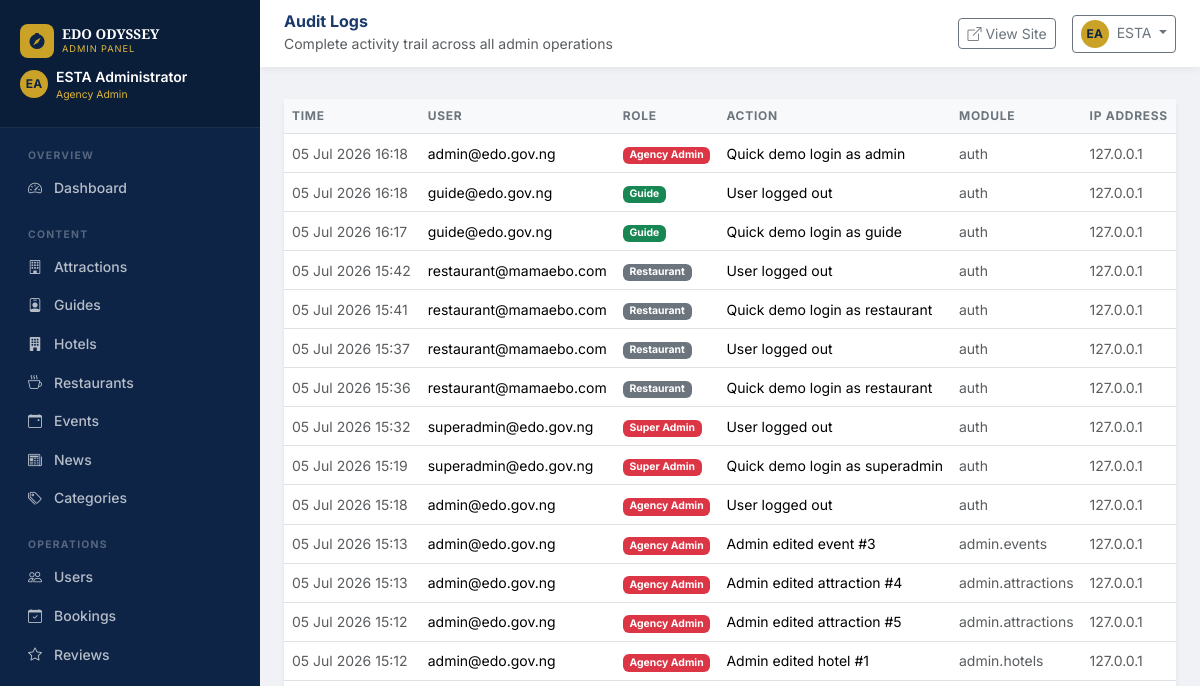
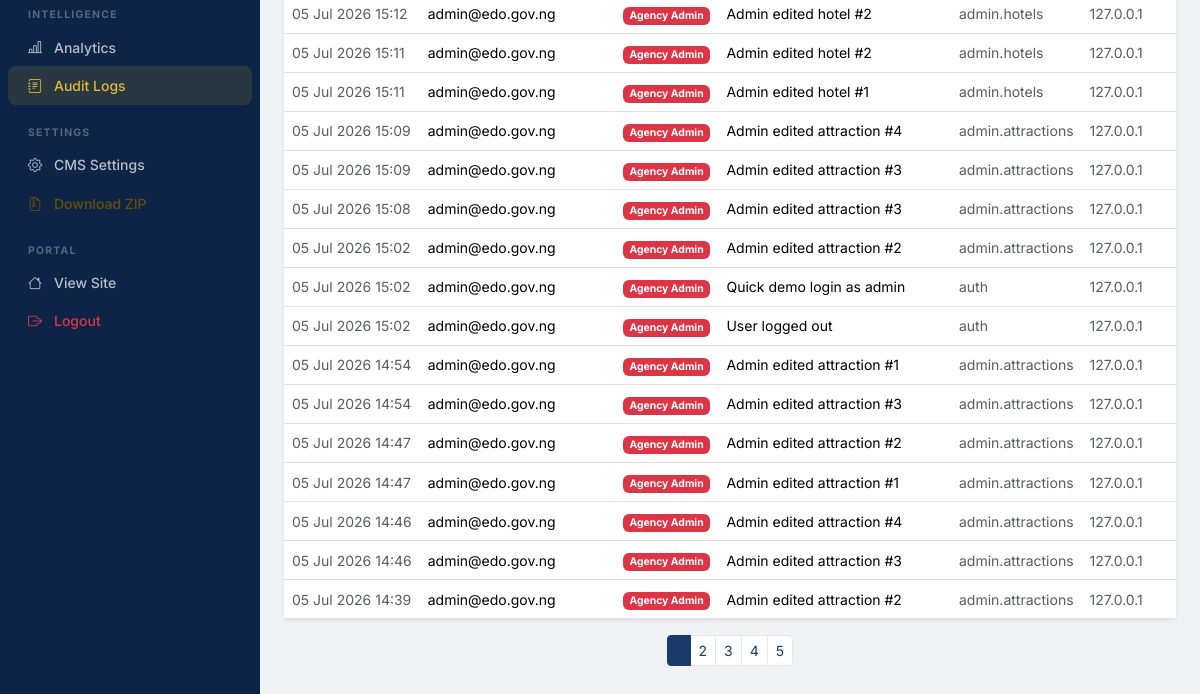
Page /admin/audit-logs (signed in) on the earlier database version (2 pictures, top to bottom).
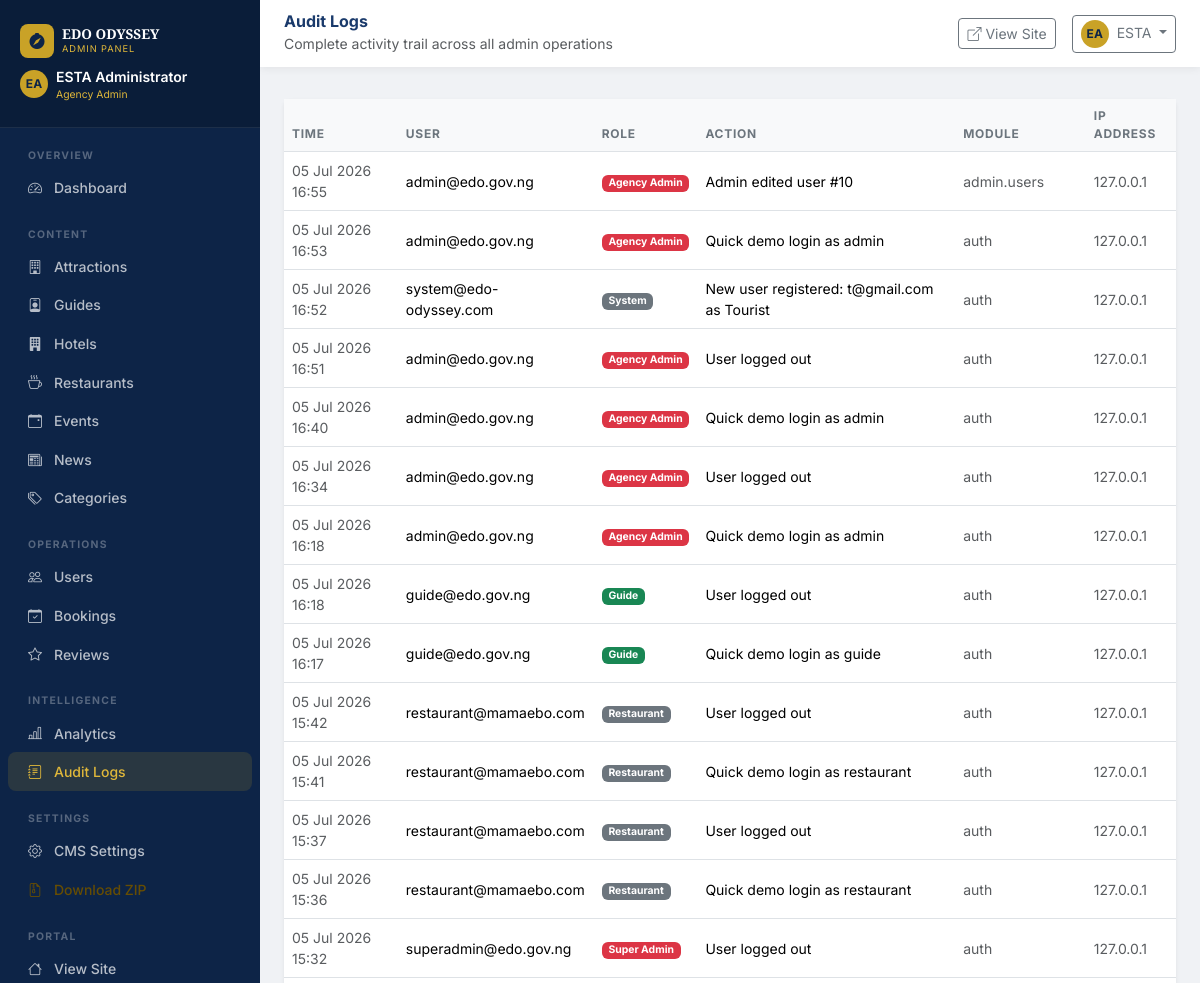
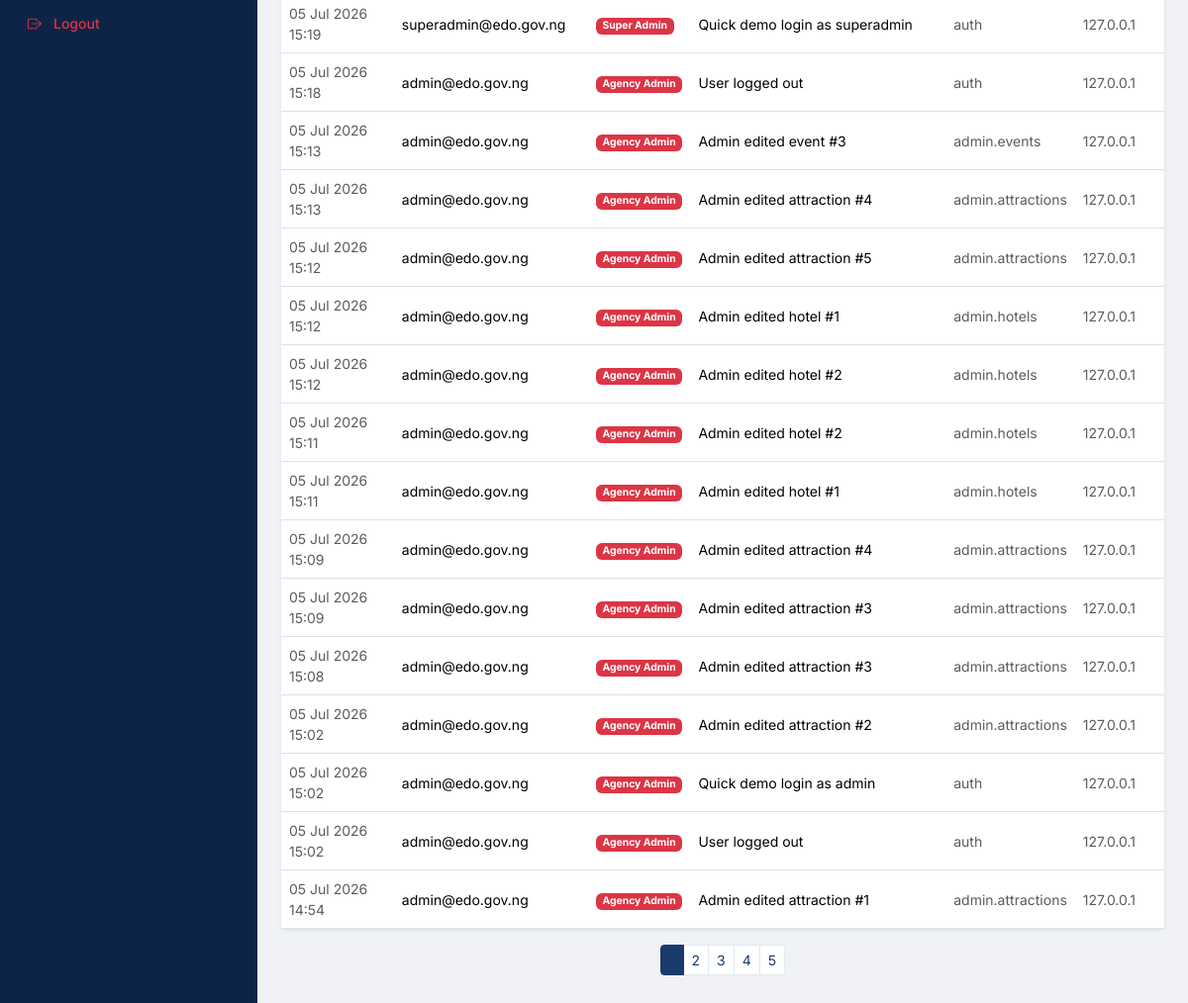
Same page on the later database version (2 pictures, top to bottom).
### app/models/models.py (models this page shows, shortened)
class BaseModel(db.Model):
    __abstract__ = True
    id = db.Column(db.Integer, primary_key=True)
    uuid = db.Column(db.String(36), default=gen_uuid, unique=True, nullable=False, index=True)
    created_at = db.Column(db.DateTime, default=datetime.utcnow, nullable=False)
    updated_at = db.Column(db.DateTime, default=datetime.utcnow, onupdate=datetime.utcnow, nullable=False)
    created_by = db.Column(db.Integer, nullable=True)
    status = db.Column(db.String(20), default="active", nullable=False)
    deleted_at = db.Column(db.DateTime, nullable=True)

class AuditLog(BaseModel):
    __tablename__ = "audit_logs"
    user_id = db.Column(db.Integer, db.ForeignKey("users.id"), nullable=True)
    operator_email = db.Column(db.String(150), nullable=False)
    role = db.Column(db.String(50), nullable=False)
    action = db.Column(db.String(500), nullable=False)
    ip_address = db.Column(db.String(50), nullable=True)
    user_agent = db.Column(db.String(255), nullable=True)
    module = db.Column(db.String(100), nullable=True)
    record_id = db.Column(db.Integer, nullable=True)
    user = db.relationship("User", foreign_keys=[user_id], back_populates="audit_logs")

### app/admin/routes.py (the view)
@admin_bp.route("/audit-logs")
@login_required
@admin_required
def audit_logs():
    page = request.args.get("page", 1, type=int)
    query = AuditLog.query.order_by(AuditLog.created_at.desc())
    pagination = query.paginate(page=page, per_page=30, error_out=False)
    return render_template("admin/audit_logs.html", logs=pagination.items, pagination=pagination)

### app/models/models.py (called while the page is built)
    @property
    def full_name(self):
        return f"{self.first_name} {self.last_name}"

    @property
    def is_admin(self):
        return self.role in ("Agency Admin", "Super Admin")

### app/templates/admin/audit_logs.html (shortened to what this page needs)
{% extends "admin/base.html" %}
{% block page_title %}Audit Logs{% endblock %}
{% block page_subtitle %}Complete activity trail across all admin operations{% endblock %}
{% block content %}
<div class="card border-0 shadow-sm">
  <div class="card-body p-0">
    <table class="table table-hover mb-0 admin-table">
      <thead><tr><th>Time</th><th>User</th><th>Role</th><th>Action</th><th>Module</th><th>IP Address</th></tr></thead>
      <tbody>
      {% for log in logs %}
      <tr>
        <td class="small text-muted">{{ log.created_at.strftime('%d %b %Y %H:%M') }}</td>
        <td class="small">{{ log.operator_email }}</td>
        <td><span class="badge {% if 'Admin' in log.role %}bg-danger{% elif log.role=='Guide' %}bg-success{% else %}bg-secondary{% endif %} text-white" style="font-size:.65rem">{{ log.role }}</span></td>
        <td class="small">{{ log.action[:80] }}</td>
        <td class="small text-muted">{{ log.module or '—' }}</td>
        <td class="small text-muted">{{ log.ip_address or '—' }}</td>
      </tr>
      {% endfor %}
      </tbody>
    </table>
  </div>
</div>
{% if pagination.pages > 1 %}<nav class="mt-3 d-flex justify-content-center"><ul class="pagination pagination-sm">{% for p in pagination.iter_pages() %}{% if p %}<li class="page-item {% if p==pagination.page %}active{% endif %}"><a class="page-link" href="?page={{ p }}">{{ p }}</a></li>{% endif %}{% endfor %}</ul></nav>{% endif %}
{% endblock %}

Differences in the rows shown:
no longer on this page (row unchanged): AuditLog: created_at "05 Jul 2026 14:54", operator_email "admin@edo.gov.ng", role "Agency Admin", action "Admin edited attraction #3", module "admin.attractions", ip_address "127.0.0.1"
no longer on this page (row unchanged): AuditLog: created_at "05 Jul 2026 14:47", operator_email "admin@edo.gov.ng", role "Agency Admin", action "Admin edited attraction #2", module "admin.attractions", ip_address "127.0.0.1"
no longer on this page (row unchanged): AuditLog: created_at "05 Jul 2026 14:47", operator_email "admin@edo.gov.ng", role "Agency Admin", action "Admin edited attraction #1", module "admin.attractions", ip_address "127.0.0.1"
no longer on this page (row unchanged): AuditLog: created_at "05 Jul 2026 14:46", operator_email "admin@edo.gov.ng", role "Agency Admin", action "Admin edited attraction #4", module "admin.attractions", ip_address "127.0.0.1"
no longer on this page (row unchanged): AuditLog: created_at "05 Jul 2026 14:46", operator_email "admin@edo.gov.ng", role "Agency Admin", action "Admin edited attraction #3", module "admin.attractions", ip_address "127.0.0.1"
no longer on this page (row unchanged): AuditLog: created_at "05 Jul 2026 14:39", operator_email "admin@edo.gov.ng", role "Agency Admin", action "Admin edited attraction #2", module "admin.attractions", ip_address "127.0.0.1"
added AuditLog: created_at "05 Jul 2026 16:55", operator_email "admin@edo.gov.ng", role "Agency Admin", action "Admin edited user #10", module "admin.users", ip_address "127.0.0.1"
added AuditLog: created_at "05 Jul 2026 16:53", operator_email "admin@edo.gov.ng", role "Agency Admin", action "Quick demo login as admin", module "auth", ip_address "127.0.0.1"
added AuditLog: created_at "05 Jul 2026 16:52", operator_email "system@edo-odyssey.com", role "System", action "New user registered: t@gmail.com as Tourist", module "auth", ip_address "127.0.0.1"
added AuditLog: created_at "05 Jul 2026 16:51", operator_email "admin@edo.gov.ng", role "Agency Admin", action "User logged out", module "auth", ip_address "127.0.0.1"
added AuditLog: created_at "05 Jul 2026 16:40", operator_email "admin@edo.gov.ng", role "Agency Admin", action "Quick demo login as admin", module "auth", ip_address "127.0.0.1"
added AuditLog: created_at "05 Jul 2026 16:34", operator_email "admin@edo.gov.ng", role "Agency Admin", action "User logged out", module "auth", ip_address "127.0.0.1"
